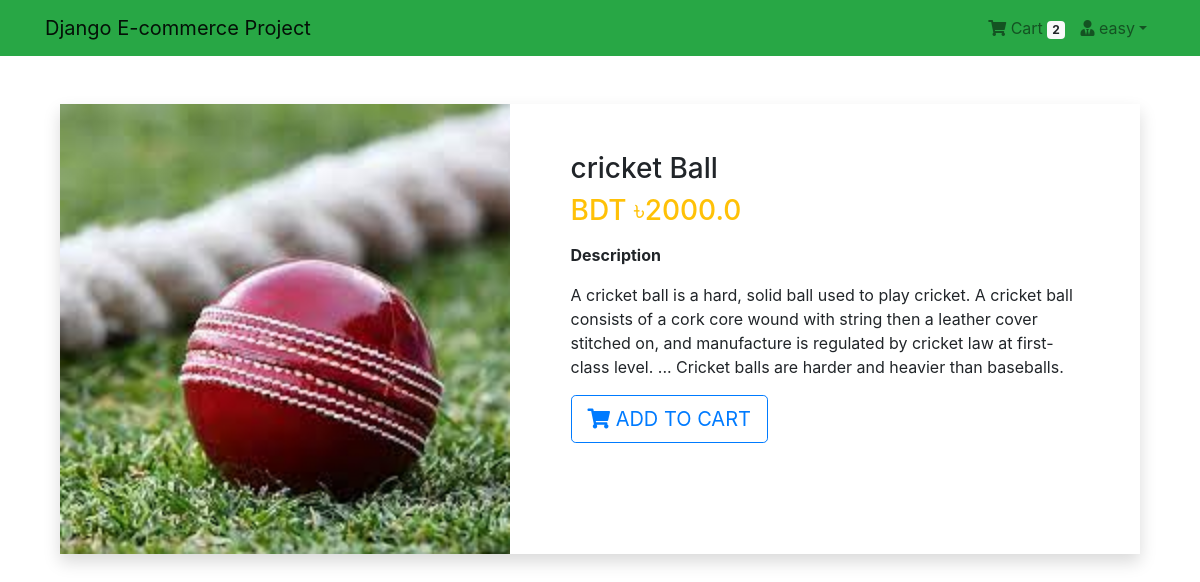
The app's page /product-detail/3/ (signed in) with its own data.
### App_Login/models.py (models this page shows, shortened)
class User(AbstractBaseUser, PermissionsMixin):
    email = models.EmailField(unique=True, null=False)
    is_staff = models.BooleanField(
        ugettext_lazy('staff status'),
        default=False,
        help_text = ugettext_lazy('Designates whether the user can log in this site')
    )
    is_active = models.BooleanField(
        ugettext_lazy('active'),
        default=True,
        help_text=ugettext_lazy('Designates whether this user should be treated as active. Unselect this instead of deleting accounts')
    )
    USERNAME_FIELD = 'email'
    objects = MyUserManager()

class Profile(models.Model):
    user = models.OneToOneField(User, on_delete=models.CASCADE, related_name='profile')
    username = models.CharField(max_length=264, blank=True)
    full_name = models.CharField(max_length=264, blank=True)
    address_1 = models.TextField(max_length=300, blank=True)
    city = models.CharField(max_length=40, blank=True)
    zipcode = models.CharField(max_length=10, blank=True)
    country = models.CharField(max_length=50, blank=True)
    phone = models.CharField(max_length=20, blank=True)
    date_joined = models.DateTimeField(auto_now_add=True)

### App_Order/models.py (models this page shows, shortened)
class Order(models.Model):
    orderitems = models.ManyToManyField(Cart)
    user = models.ForeignKey(settings.AUTH_USER_MODEL,on_delete=models.CASCADE)
    ordered = models.BooleanField(default=False)
    created = models.DateTimeField(auto_now_add=True)
    paymentId = models.CharField(max_length=264,blank=True,null=True)
    orderId = models.CharField(max_length=200,blank=True,null=True)

### App_Shop/models.py (models this page shows, shortened)
class Product(models.Model):
    mainimage = models.ImageField(upload_to='Products')
    name = models.CharField(max_length=264)
    category = models.ForeignKey(Category, on_delete=models.CASCADE, related_name='category')
    preview_text = models.TextField(max_length=200,verbose_name='Preview Text')
    detail_text = models.TextField(max_length=1000,verbose_name='Description')
    price = models.FloatField()
    old_price = models.FloatField(default=0.00)
    created = models.DateTimeField(auto_now_add=True)
    class Meta:
        ordering = ['-created',]

### App_Shop/views.py (the view)
# urls.py: path('product-detail/<pk>/',views.ProductDetail.as_view(),name='product_detail'),
class ProductDetail(LoginRequiredMixin,DetailView):
    model = Product
    template_name = 'App_Shop/product_detail.html'

### App_Order/templatetags/cart_tag.py (called while the page is built)
@register.filter
def cart_total(user):
    order = Order.objects.filter(user=user, ordered=False)
    if order.exists():
        return order[0].orderitems.count()
    else:
        return 0

### templates/App_Shop/product_detail.html
{% extends 'base.html' %}
{% block body_block %}
<div class="container my-5">
  <div class="shadow">
    <div class="row">
      <aside class="col-sm-5 border-right">
        <article class="gallery-wrap">
          <div class="img-big-wrap">
            <div>
              <a href="#"><img src="/media/{{object.mainimage}}" style="width:450px"></a>
            </div>
          </div>
        </article>
      </aside>
      <aside class="col-sm-7">
        <article class="card-body p-5">
          <h3 class="title mp-3">{{object.name}}</h3>
          <p class="price-detail-wrap">
            <span class="price h3 text-warning">
              <span class="currency">BDT &#2547;</span><span class="num">{{object.price}}</span>
            </span>
          </p>
          <dl class="item-property">
            <dt>Description</dt>
            <dd>
              <p>{{object.detail_text|linebreaks}}</p>
            </dd>
          </dl>
          <a href="{% url 'App_Order:add' pk=object.pk %}" class="btn btn-lg btn-outline-primary text-uppercase"> <i class="fas fa-shopping-cart"></i> Add to Cart</a>
        </article>
      </aside>
    </div>
  </div>
</div>
{% endblock %}

### templates/navbar.html (shortened to what this page needs)
{% load cart_tag %}
<nav class="navbar navbar-expand-lg navbar-light bg-success">
    <div class="container">
      <a class="navbar-brand" href="{% url 'App_Shop:home' %}">Django E-commerce Project</a>
      <div class="collapse navbar-collapse" id="navbarNav">
        <ul class="navbar-nav ml-auto">
          {% if request.user.is_authenticated %}
          <li class="nav-item">
            <a href="{% url 'App_Order:cart' %}" class="nav-link">
                <i class="fa fa-shopping-cart"></i> Cart
                <span class="badge badge-light"> {{ request.user | cart_total }} </span>
            </a>
          </li>
          <li class="nav-item dropdown">
            <a class="nav-link dropdown-toggle" href="#" id="navbarDropdown" role="button" data-toggle="dropdown" aria-haspopup="true" aria-expanded="false"><i class="fas fa-user-tie"></i> {{request.user.profile.username}}</a>
          </li>
          {% else %}
          <li class="nav-item">
            <a href="{% url 'App_Login:login' %}" class="btn btn-primary">Login</a>
          </li>
          {% endif %}
        </ul>
      </div>
    </div>
  </nav>

### records on screen
User: user|cart_total "2", user.profile.username "easy"
Product: mainimage (picture), name "cricket Ball", price "2000.0", detail_text "A cricket ball is a hard, solid ball used to play cricket. A cricket ball consists of a cork core wound with string then a leather cover stitched on, and manufacture is regulated by cricket law at first-class level. ... Cricket balls are harder and heavier than baseballs."
